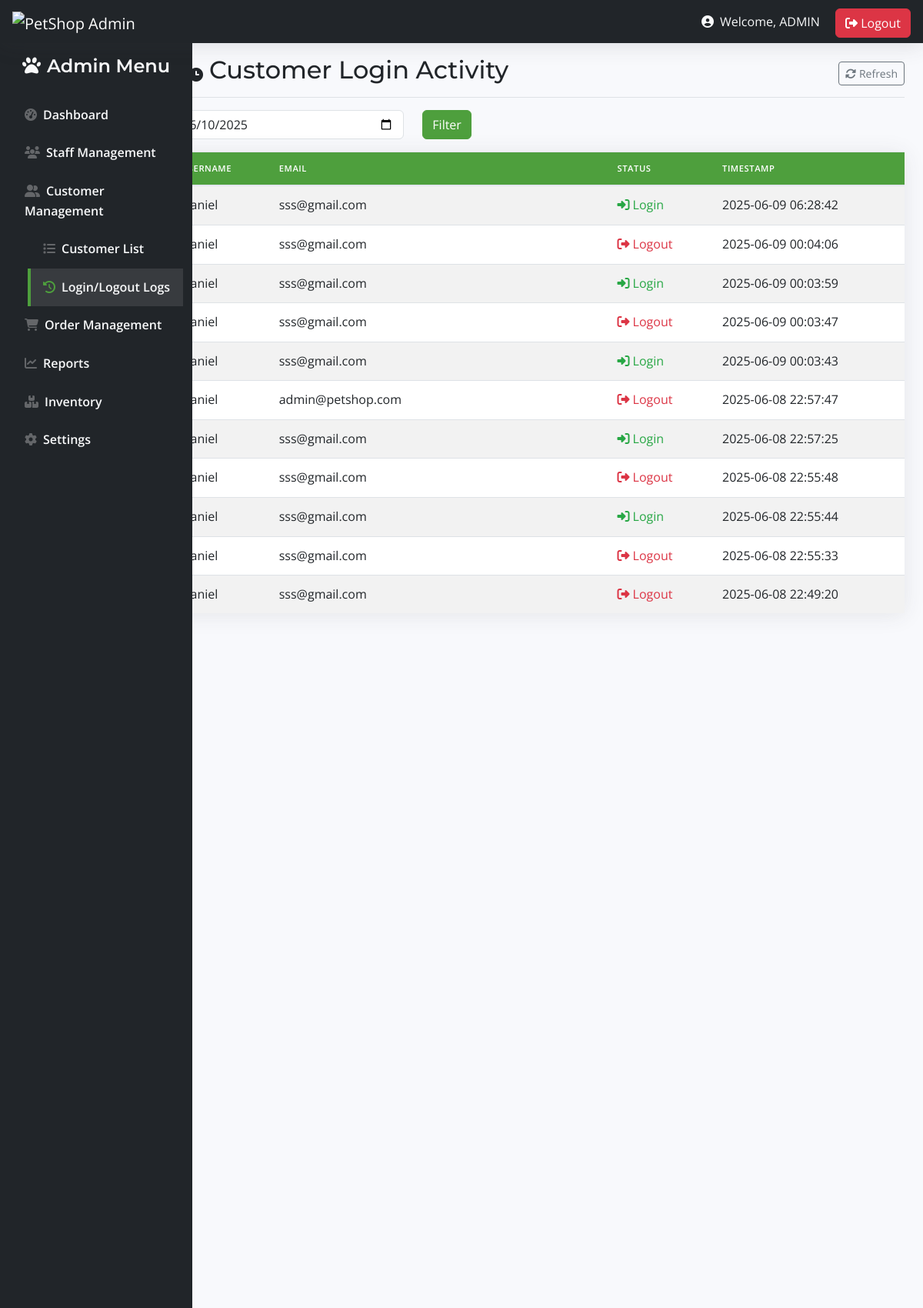
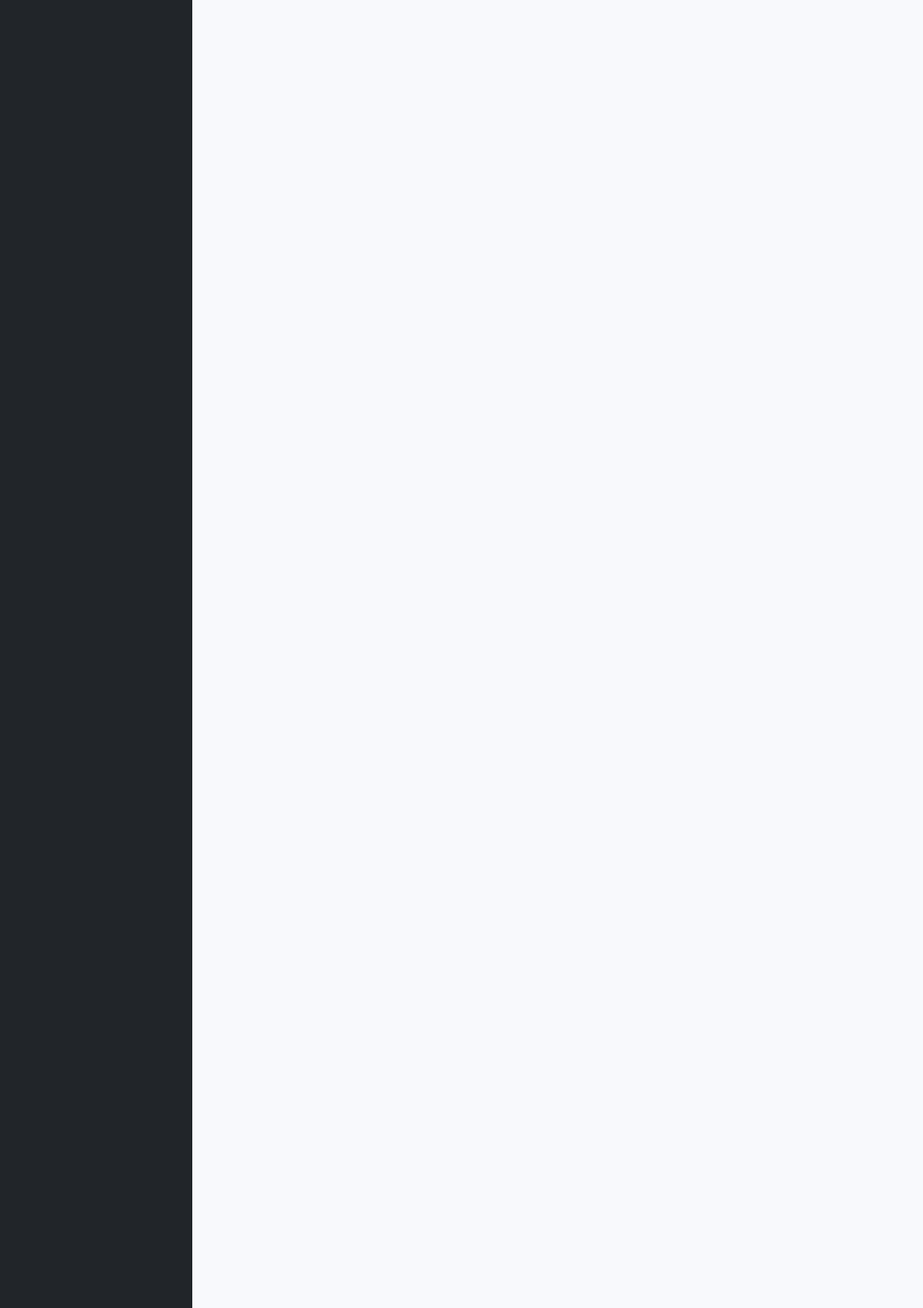
/customer_logs.php (signed in, upper part), run on the app's committed database (2 pictures, top to bottom).
### tables this page shows
CREATE TABLE `customer_login_logs` (
  `id` int(11) NOT NULL,
  `username` varchar(50) NOT NULL,
  `email` varchar(100) NOT NULL,
  `status` varchar(10) NOT NULL COMMENT 'login/logout/failed',
  `timestamp` datetime NOT NULL DEFAULT current_timestamp()
);

### customer_logs.php (the view, shortened to what this page needs)
<?php
$host = "localhost";
$username_db = "root";
$password_db = "";
$database = "petshop";
$conn = new mysqli($host, $username_db, $password_db, $database);
$dateCondition = "";
$logsQuery = "SELECT username, email, status, timestamp
              FROM customer_login_logs
              $dateCondition
              ORDER BY timestamp DESC";
$logsResult = $conn->query($logsQuery);
?>
<!DOCTYPE html>
<html lang="en">
<head>
    <link href="https://cdn.jsdelivr.net/npm/bootstrap@5.3.0/dist/css/bootstrap.min.css" rel="stylesheet">
    <link rel="stylesheet" href="https://cdnjs.cloudflare.com/ajax/libs/font-awesome/6.4.0/css/all.min.css">
    <link rel="stylesheet" href="admin_home.css">
</head>
<body>
<nav class="navbar navbar-dark px-3">
    <div class="d-flex align-items-center">
        <a class="navbar-brand" href="#">
            <img src="Hachi_Logo.png" alt="PetShop Admin" height="40">
        </a>
    </div>
    <div>
        <span class="text-light me-3"><i class="fas fa-user-circle me-1"></i> Welcome, <?php echo $_SESSION['username'] ?? 'Admin'; ?></span>
        <a href="admin_login.php" class="btn btn-danger"><i class="fas fa-sign-out-alt"></i> Logout</a>
    </div>
</nav>
<div class="container-fluid">
    <div class="row">
        <nav id="sidebar" class="col-md-2 d-md-block bg-dark sidebar">
            <div class="position-sticky">
                <h4 class="text-light text-center py-3"><i class="fas fa-paw me-2"></i>Admin Menu</h4>
                <ul class="nav flex-column">
                    <li class="nav-item">
                        <a class="nav-link text-light" href="admin_homepage.php">
                            <i class="fas fa-tachometer-alt me-2"></i>Dashboard
                        </a>
                    </li>
                    <li class="nav-item">
                        <a class="nav-link text-light" data-bs-toggle="collapse" href="#staffMenu">
                            <i class="fas fa-users me-2"></i>Staff Management
                        </a>
                    </li>
                    <li class="nav-item">
                        <a class="nav-link text-light" data-bs-toggle="collapse" href="#customerMenu">
                            <i class="fas fa-user-friends me-2"></i>Customer Management
                        </a>
                        <div class="collapse show" id="customerMenu">
                            <ul class="nav flex-column ps-4">
                                <li class="nav-item">
                                    <a class="nav-link text-light" href="customer_list.php">
                                        <i class="fas fa-list me-2"></i>Customer List
                                    </a>
                                </li>
                                <li class="nav-item">
                                    <a class="nav-link text-light active" href="customer_logs.php">
                                        <i class="fas fa-history me-2"></i>Login/Logout Logs
                                    </a>
                                </li>
                            </ul>
                        </div>
                    </li>
                    <li class="nav-item">
                        <a class="nav-link text-light" data-bs-toggle="collapse" href="#orderMenu">
                            <i class="fas fa-shopping-cart me-2"></i>Order Management
                        </a>
                    </li>
                    <li class="nav-item">
                        <a class="nav-link text-light" href="reports.php">
                            <i class="fas fa-chart-line me-2"></i>Reports
                        </a>
                    </li>
                    <li class="nav-item">
                        <a class="nav-link text-light" href="inventory.php">
                            <i class="fas fa-boxes me-2"></i>Inventory
                        </a>
                    </li>
                    <li class="nav-item">
                        <a class="nav-link text-light" href="admin_setting.php">
                            <i class="fas fa-cog me-2"></i>Settings
                        </a>
                    </li>
                </ul>
            </div>
        </nav>
        <main class="col-md-10 ms-sm-auto px-md-4">
            <div class="d-flex justify-content-between flex-wrap flex-md-nowrap align-items-center pt-3 pb-2 mb-3 border-bottom">
                <h1 class="h2"><i class="fas fa-user-clock me-2"></i>Customer Login Activity</h1>
                <div class="btn-toolbar mb-2 mb-md-0">
                    <button type="button" class="btn btn-sm btn-outline-secondary" onclick="window.location.reload()">
                        <i class="fas fa-sync-alt me-1"></i>Refresh
                    </button>
                </div>
            </div>
            <form method="GET" action="" class="row mb-3">
                <div class="col-md-4">
                    <input type="date" name="logDate" class="form-control" value="<?php echo isset($_GET['logDate']) ? htmlspecialchars($_GET['logDate']) : date('Y-m-d'); ?>">
                </div>
                <div class="col-md-2">
                    <button type="submit" class="btn btn-primary">Filter</button>
                </div>
            </form>
            <div class="card">
                <div class="card-body p-0">
                    <div class="table-responsive">
                        <table class="table table-striped table-hover mb-0">
                            <thead class="table-dark">
                                <tr>
                                    <th>Username</th>
                                    <th>Email</th>
                                    <th>Status</th>
                                    <th>Timestamp</th>
                                </tr>
                            </thead>
                            <tbody>
                                <?php if ($logsResult->num_rows > 0): ?>
                                    <?php while($row = $logsResult->fetch_assoc()): ?>
                                        <tr>
                                            <td><?php echo htmlspecialchars($row['username']); ?></td>
                                            <td><?php echo htmlspecialchars($row['email']); ?></td>
                                            <td>
                                                <?php if ($row['status'] === 'login'): ?>
                                                    <span class="status-login"><i class="fas fa-sign-in-alt"></i> Login</span>
                                                <?php elseif ($row['status'] === 'logout'): ?>
                                                    <span class="status-logout"><i class="fas fa-sign-out-alt"></i> Logout</span>
                                                <?php else: ?>
                                                    <span class="status-failed"><i class="fas fa-exclamation-triangle"></i> Failed</span>
                                                <?php endif; ?>
                                            </td>
                                            <td><?php echo htmlspecialchars($row['timestamp']); ?></td>
                                        </tr>
                                    <?php endwhile; ?>
                                <?php else: ?>
                                    <tr>
                                        <td colspan="4" class="text-center">No login records found</td>
                                    </tr>
                                <?php endif; ?>
                            </tbody>
                        </table>
                    </div>
                </div>
            </div>
        </main>
    </div>
</div>
</body>
</html>

### admin_home.css (style rules this page uses)
:root { --sidebar-width: 250px; --topbar-height: 56px; --primary: #4e9f3d; --primary-light: #8fd14f; --primary-dark: #38761d; --secondary: #1e3a8a; --accent: #ff7e2e; --light: #f8f9fa; --dark: #212529; --gray: #6c757d; --light-gray: #f0f2f5; --primary-color: var(--primary); --success-color: var(--primary); --info-color: #36b9cc; --warning-color: var(--accent); --danger-color: #e74a3b; --dark-color: var(--dark); }
body { font-family: 'Open Sans', sans-serif; line-height: 1.6; color: var(--dark); background-color: #f8f9fc; padding-top: var(--topbar-height); }
.navbar { height: var(--topbar-height); box-shadow: 0 0.15rem 1.75rem 0 rgba(58, 59, 69, 0.15); position: fixed; top: 0; right: 0; left: 0; z-index: 1030; background-color: var(--dark) !important; }
.sidebar { width: var(--sidebar-width); height: calc(100vh - var(--topbar-height)); position: fixed; top: var(--topbar-height); left: 0; background-color: var(--dark); transition: all 0.3s; z-index: 1020; overflow-y: auto; }
.sidebar .nav-link { color: rgba(255, 255, 255, 0.8); padding: 0.75rem 1rem; font-weight: 600; border-left: 0.25rem solid transparent; transition: all 0.3s; }
.sidebar .nav-link i { margin-right: 0.5rem; color: rgba(255, 255, 255, 0.3); }
.sidebar .nav-link.active { color: #fff; background-color: rgba(255, 255, 255, 0.1); border-left-color: var(--primary); }
.sidebar .nav-link.active i { color: var(--primary); }
.card { border: none; border-radius: 0.35rem; box-shadow: 0 0.15rem 1.75rem 0 rgba(58, 59, 69, 0.1); margin-bottom: 1.5rem; background: linear-gradient(to bottom, #ffffff, #f8f9fa); }
.table { color: var(--dark); }
.table thead th { border-bottom: 2px solid #e3e6f0; font-weight: 600; text-transform: uppercase; font-size: 0.7rem; letter-spacing: 0.05em; background-color: var(--primary); color: white; }
.table td, .table th { padding: 0.75rem; vertical-align: middle; border-top: 1px solid #e3e6f0; }
.btn-primary { background-color: var(--primary); border-color: var(--primary); }
html, body { height: 100%; }
body { display: flex; flex-direction: column; min-height: 100vh; }
main { flex: 1; }

### customer_logs.php (style rules this page uses)
.status-login { color: #28a745; }
.status-logout { color: #dc3545; }
.table-responsive { max-height: 600px; overflow-y: auto; }
h1, h2, h3, h4, h5, h6 { font-family: 'Montserrat', sans-serif; font-weight: 600; }

### data on the page
customer_login_logs: username "Daniel", email "sss@gmail.com", status "login" (drawn), timestamp "2025-06-09 06:28:42"
customer_login_logs: username "Daniel", email "sss@gmail.com", status "logout" (drawn), timestamp "2025-06-09 00:04:06"
customer_login_logs: username "Daniel", email "sss@gmail.com", status "login" (drawn), timestamp "2025-06-09 00:03:59"
customer_login_logs: username "Daniel", email "sss@gmail.com", status "logout" (drawn), timestamp "2025-06-09 00:03:47"
customer_login_logs: username "Daniel", email "sss@gmail.com", status "login" (drawn), timestamp "2025-06-09 00:03:43"
customer_login_logs: username "Daniel", email "admin@petshop.com", status "logout" (drawn), timestamp "2025-06-08 22:57:47"
customer_login_logs: username "Daniel", email "sss@gmail.com", status "login" (drawn), timestamp "2025-06-08 22:57:25"
customer_login_logs: username "Daniel", email "sss@gmail.com", status "logout" (drawn), timestamp "2025-06-08 22:55:48"
customer_login_logs: username "Daniel", email "sss@gmail.com", status "login" (drawn), timestamp "2025-06-08 22:55:44"
customer_login_logs: username "Daniel", email "sss@gmail.com", status "logout" (drawn), timestamp "2025-06-08 22:55:33"
customer_login_logs: username "Daniel", email "sss@gmail.com", status "logout" (drawn), timestamp "2025-06-08 22:49:20"

### other printed values
$_SESSION['username'] "ADMIN"
